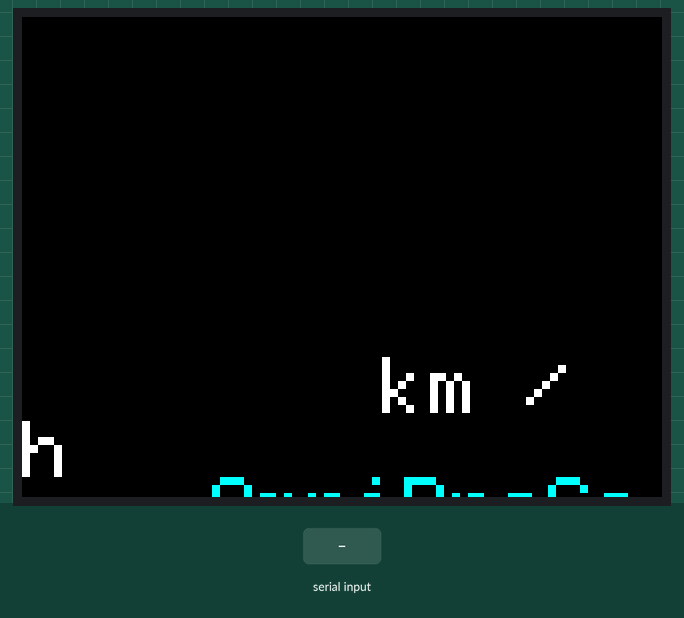
The sketch below on a simulated Arduino Mega 2560, built with avr-gcc and run on an emulated ATmega2560. On the bench: 320×240 colour display. Inputs (shaded band) come from the test bench. What the sketch prints to the serial monitor is not drawn.

Above: at 1.7 s.
1.8 s: "-\n" received over the second serial link
At 2.2 s:
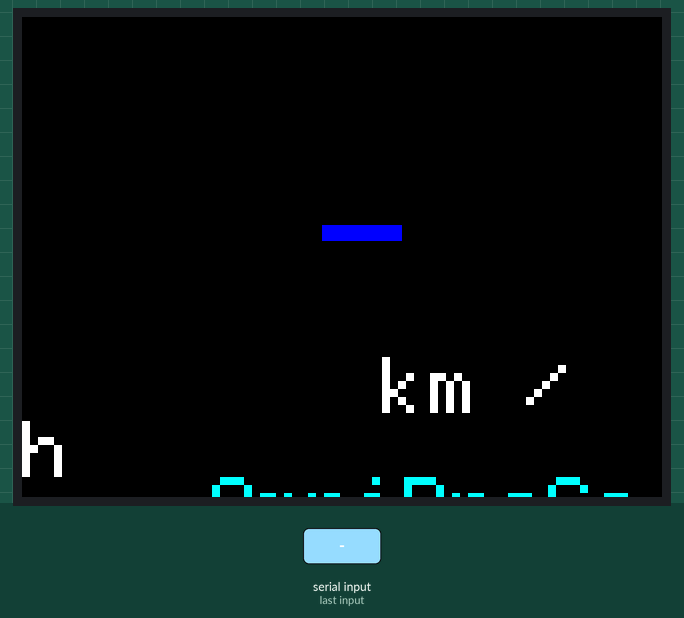
3.3 s: "1\n" received over the second serial link
At 4.6 s:
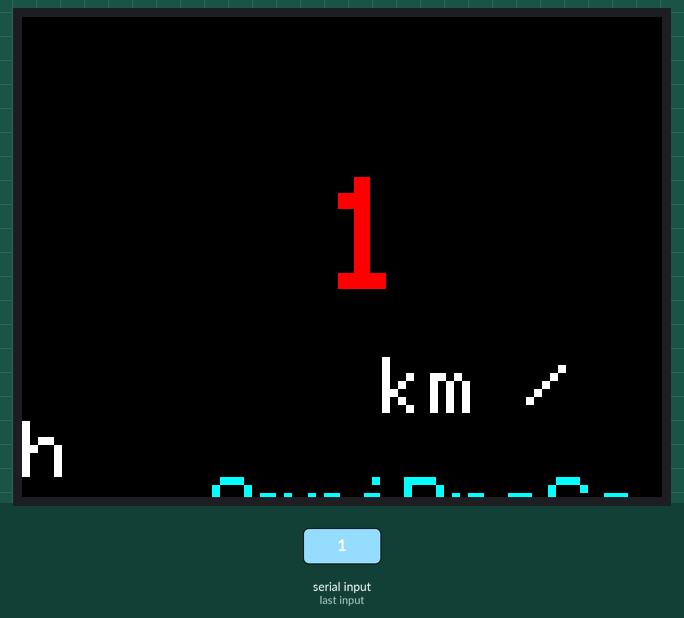
Timing chart, 0 to 6.3 s (numbered marks = the images above; inputs shaded):
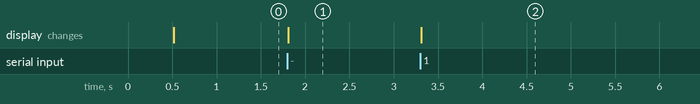

Measured:
- after the input at 1.8 s, the display: changes at once (image 1)
- after the input at 3.3 s, the display: changes at once (image 2)

The sketch:

RadarSensorLCD.ino
```cpp
#include <MCUFRIEND_kbv.h>
#include <Adafruit_GFX.h>    // Core graphics library

// wiring with UNO or Mega2560:
//--------------POWER Pins--------------------------------
//   5V  connects to DC 5V
//   GND connects to Ground
//   3V3 do not need to connect(NC)
//--------------LCD Display Pins--------------------------
//   LCD_RD   connects to Analog pin A0
//   LCD_WR   connects to Analog pin A1
//   LCD_RS   connects to Analog pin A2
//   LCD_CS   connects to Analog pin A3
//   LCD_RST  connects to Analog pin A4
//   LCD_D0   connects to digital pin 8
//   LCD_D1   connects to digital pin 9
//   LCD_D2   connects to digital pin 2
//   LCD_D3   connects to digital pin 3
//   LCD_D4   connects to digital pin 4
//   LCD_D5   connects to digital pin 5
//   LCD_D6   connects to digital pin 6
//   LCD_D7   connects to digital pin 7
//--------------SD-card fuction Pins ----------------------
//This Connection Only for UNO, Do not support Mega2560
//because they use different Hardware-SPI Pins
//SD_SS    connects to digital pin 10
//SD_DI    connects to digital pin 11
//SD_DO    connects to digital pin 12
//SD_SCK   connects to digital pin 13

#define LCD_RESET A4 // Can alternately just connect to Arduino's reset pin
#define LCD_CS A3   // Chip Select goes to Analog 3
#define LCD_CD A2  // Command/Data goes to Analog 2
#define LCD_WR A1  // LCD Write goes to Analog 1
#define LCD_RD A0 // LCD Read goes to Analog 0

// Assign human-readable names to some common 16-bit color values:
#define BLACK   0x0000
#define BLUE    0x001F
#define RED     0xF800
#define GREEN   0x07E0
#define CYAN    0x07FF
#define MAGENTA 0xF81F
#define YELLOW  0xFFE0
#define WHITE   0xFFFF

MCUFRIEND_kbv tft;

int units_x, units_y;
int units_w = 220, units_h = 50;
int logo_x, logo_y;
int logo_w = 360, logo_h = 50;

int rot = 1; // USB at top = 0.  rotate clockwise 90 degrees = 1

void setup(void) {
  Serial.begin(9600);
  Serial.println(F("TFT LCD test"));

  tft.reset();

  uint16_t identifier = tft.readID();
  if (identifier == 0x9481) {
    Serial.println(F("Found 9481 LCD driver"));
  } else {
    Serial.print(F("Unknown LCD driver chip: "));
    Serial.println(identifier, HEX);
    Serial.println(F("If using the Adafruit 2.8\" TFT Arduino shield, the line:"));
    Serial.println(F("  #define USE_ADAFRUIT_SHIELD_PINOUT"));
    Serial.println(F("should appear in the library header (Adafruit_TFT.h)."));
    Serial.println(F("If using the breakout board, it should NOT be #defined!"));
    Serial.println(F("Also if using the breakout, double-check that all wiring"));
    Serial.println(F("matches the tutorial."));
    //identifier=0x9481;
  }
  tft.begin(identifier);

  srand(123);
  tft.fillScreen(BLACK);
  Serial1.begin(19200);
  Serial.begin(19200);
  //tft.fillRect(x, y, velo_w, velo_h, BLACK);
  //tft.setCursor(x, y);
  //tft.setTextColor(WHITE);
  //tft.setTextSize(6);
  //tft.println("Hello");

  if (rot == 0 || rot == 2) {
    units_x = 80;
    units_y = 120;
    logo_x = 30;
    logo_y = 160;
  } else {
    units_x = 180;
    units_y = 170;
    logo_x = 95;
    logo_y = 230;
  }

  tft.setRotation(rot);

  tft.fillRect(units_x, units_y, units_w, units_h, BLACK);
  tft.setCursor(units_x, units_y);
  tft.setTextColor(WHITE);
  tft.setTextSize(4);
  tft.println("km / h");

  tft.fillRect(logo_x, logo_y, logo_w, logo_h, BLACK);
  tft.setCursor(logo_x, logo_y);
  tft.setTextColor(CYAN);
  tft.setTextSize(4);
  tft.println("OmniPreSense");

}

char buf[100];
int buf_idx = 0;

int velo_x, velo_y;
int velo_w = 240, velo_h = 60;


void loop(void) {

  if (rot == 0 || rot == 2) {
    velo_x = 80;
    velo_y = 30;
  } else {
    velo_x = 150;
    velo_y = 80;
  }

  char incomingByte;

  // Gather the reading until end of line, then display it
  if (Serial1.available() > 0) {
    // read the incoming byte:
    incomingByte = Serial1.read();
    if (incomingByte == '\n' || incomingByte == '\r') {
      buf[buf_idx] = '\0';
      if (buf_idx > 0 && buf[0] != '{') {
        tft.fillRect(velo_x, velo_y, velo_w, velo_h, BLACK);
        tft.setCursor(velo_x, velo_y);
        if (buf[0] == '-')
            tft.setTextColor(BLUE);
        else
            tft.setTextColor(RED);
        tft.setTextSize(8);
        tft.println(buf);
      }
      buf_idx = 0;
      memset(buf, 0, 20);
    } else { // add
      buf[buf_idx++] = incomingByte;
      buf[buf_idx] = '\0';
      Serial.println(buf);
    }
  }

}
```
